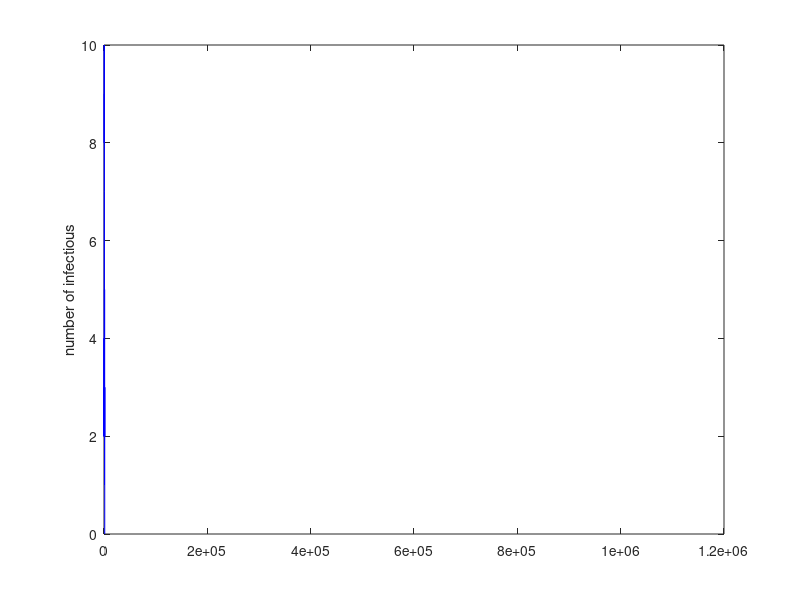

Write MATLAB code to recreate this figure.
clc, clear all;
N = 1000;  %population
G = 0.5;   %Gamma
B = 0.6;   %Beta
delta_t = 0.01;
T = 10000;  %t end
I = [];  %number of infectious
S = [];  %number of susceptible
I(1) = 2;
S(1) = N - I(1);
t = 0;
i = 1;
for t = 0:delta_t:T-delta_t

    p1 = ((B*S(i)*I(i))/N)*delta_t;
    p2 = G*I(i)*delta_t;
    p3 = 1-(p1+p2);
    u = rand;
    if u<=p1
        S(i+1)=S(i)-1;
        I(i+1)=I(i)+1;
    elseif u>p1 && u<=p1+p2
        S(i+1)=S(i)+1;
        I(i+1)=I(i)-1;   
    else
        S(i+1)=S(i);
        I(i+1)=I(i); 
    end
    i = i+1;
end

figure 
plot(I,'b')
ylabel('number of infectious');



